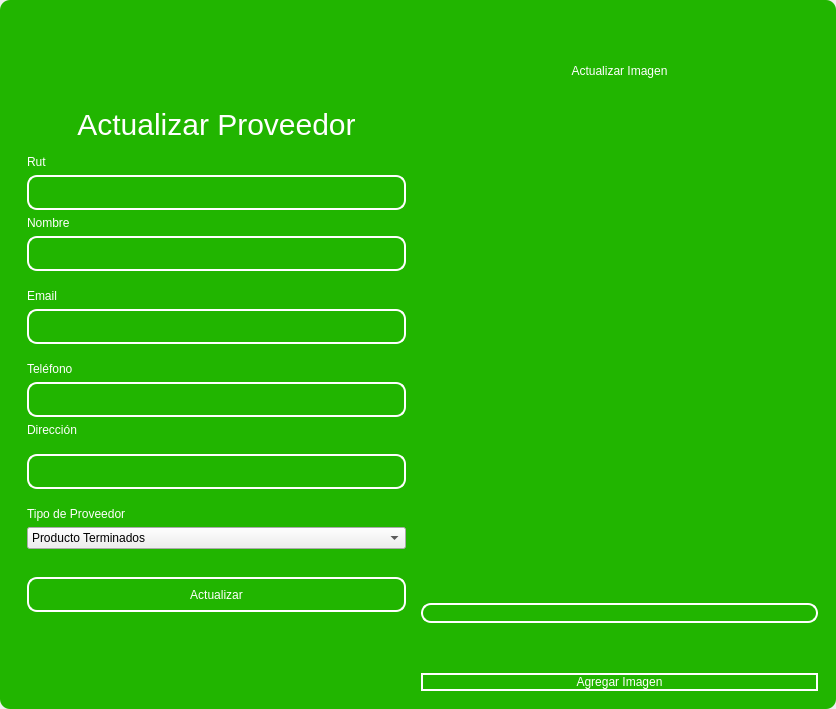
<?xml version="1.0" encoding="UTF-8"?>
<ui version="4.0">
 <class>MainWindow</class>
 <widget class="QMainWindow" name="MainWindow">
  <property name="geometry">
   <rect>
    <x>0</x>
    <y>0</y>
    <width>836</width>
    <height>709</height>
   </rect>
  </property>
  <property name="windowTitle">
   <string>MainWindow</string>
  </property>
  <property name="styleSheet">
   <string notr="true"/>
  </property>
  <widget class="QWidget" name="centralwidget">
   <property name="styleSheet">
    <string notr="true"/>
   </property>
   <layout class="QVBoxLayout" name="verticalLayout">
    <property name="spacing">
     <number>0</number>
    </property>
    <property name="leftMargin">
     <number>0</number>
    </property>
    <property name="topMargin">
     <number>0</number>
    </property>
    <property name="rightMargin">
     <number>0</number>
    </property>
    <property name="bottomMargin">
     <number>0</number>
    </property>
    <item>
     <widget class="QFrame" name="frame">
      <property name="enabled">
       <bool>true</bool>
      </property>
      <property name="styleSheet">
       <string notr="true">QFrame {
	border-radius:10px;
background-color: rgb(33, 181, 0);
 }
</string>
      </property>
      <property name="frameShape">
       <enum>QFrame::StyledPanel</enum>
      </property>
      <property name="frameShadow">
       <enum>QFrame::Raised</enum>
      </property>
      <layout class="QVBoxLayout" name="verticalLayout_2">
       <item>
        <widget class="QFrame" name="frame_superior">
         <property name="minimumSize">
          <size>
           <width>0</width>
           <height>40</height>
          </size>
         </property>
         <property name="maximumSize">
          <size>
           <width>16777215</width>
           <height>40</height>
          </size>
         </property>
         <property name="styleSheet">
          <string notr="true">QPushButton{
border-radius:18px;
}

QPushButton:hover{
	background-color: rgb(0, 0, 0);
}
</string>
         </property>
         <property name="frameShape">
          <enum>QFrame::StyledPanel</enum>
         </property>
         <property name="frameShadow">
          <enum>QFrame::Raised</enum>
         </property>
         <layout class="QHBoxLayout" name="horizontalLayout_3">
          <property name="spacing">
           <number>4</number>
          </property>
          <property name="leftMargin">
           <number>0</number>
          </property>
          <property name="topMargin">
           <number>0</number>
          </property>
          <property name="rightMargin">
           <number>0</number>
          </property>
          <property name="bottomMargin">
           <number>0</number>
          </property>
          <item>
           <widget class="QPushButton" name="btn_icon">
            <property name="text">
             <string/>
            </property>
            <property name="iconSize">
             <size>
              <width>40</width>
              <height>40</height>
             </size>
            </property>
           </widget>
          </item>
          <item>
           <spacer name="horizontalSpacer_2">
            <property name="orientation">
             <enum>Qt::Horizontal</enum>
            </property>
            <property name="sizeHint" stdset="0">
             <size>
              <width>443</width>
              <height>20</height>
             </size>
            </property>
           </spacer>
          </item>
          <item>
           <widget class="QPushButton" name="bt_minimizar">
            <property name="minimumSize">
             <size>
              <width>38</width>
              <height>38</height>
             </size>
            </property>
            <property name="maximumSize">
             <size>
              <width>38</width>
              <height>38</height>
             </size>
            </property>
            <property name="cursor">
             <cursorShape>PointingHandCursor</cursorShape>
            </property>
            <property name="text">
             <string/>
            </property>
            <property name="icon">
             <iconset>
              <normaloff>image/minus.svg</normaloff>image/minus.svg</iconset>
            </property>
            <property name="iconSize">
             <size>
              <width>38</width>
              <height>38</height>
             </size>
            </property>
           </widget>
          </item>
          <item>
           <widget class="QPushButton" name="bt_maximizar">
            <property name="minimumSize">
             <size>
              <width>38</width>
              <height>38</height>
             </size>
            </property>
            <property name="maximumSize">
             <size>
              <width>38</width>
              <height>38</height>
             </size>
            </property>
            <property name="cursor">
             <cursorShape>PointingHandCursor</cursorShape>
            </property>
            <property name="text">
             <string/>
            </property>
            <property name="icon">
             <iconset>
              <normaloff>image/chevron-up.svg</normaloff>image/chevron-up.svg</iconset>
            </property>
            <property name="iconSize">
             <size>
              <width>38</width>
              <height>38</height>
             </size>
            </property>
           </widget>
          </item>
          <item>
           <widget class="QPushButton" name="bt_restaurar">
            <property name="minimumSize">
             <size>
              <width>38</width>
              <height>38</height>
             </size>
            </property>
            <property name="maximumSize">
             <size>
              <width>38</width>
              <height>38</height>
             </size>
            </property>
            <property name="cursor">
             <cursorShape>PointingHandCursor</cursorShape>
            </property>
            <property name="text">
             <string/>
            </property>
            <property name="icon">
             <iconset>
              <normaloff>image/chevron-down.svg</normaloff>image/chevron-down.svg</iconset>
            </property>
            <property name="iconSize">
             <size>
              <width>38</width>
              <height>38</height>
             </size>
            </property>
           </widget>
          </item>
          <item>
           <widget class="QPushButton" name="bt_cerrar">
            <property name="minimumSize">
             <size>
              <width>38</width>
              <height>38</height>
             </size>
            </property>
            <property name="maximumSize">
             <size>
              <width>38</width>
              <height>38</height>
             </size>
            </property>
            <property name="cursor">
             <cursorShape>PointingHandCursor</cursorShape>
            </property>
            <property name="text">
             <string/>
            </property>
            <property name="icon">
             <iconset>
              <normaloff>image/x.svg</normaloff>image/x.svg</iconset>
            </property>
            <property name="iconSize">
             <size>
              <width>38</width>
              <height>38</height>
             </size>
            </property>
           </widget>
          </item>
         </layout>
        </widget>
       </item>
       <item>
        <widget class="QFrame" name="frame_3">
         <property name="styleSheet">
          <string notr="true">QLabel {
	color: rgb(255, 255, 254);
	font: 12pt &quot;Arial&quot;;
	background-color: rgba(0, 0, 0,0);
}

QTextEdit{
background-color: rgba(0, 0, 0,0);
border-radius:10px; 
font: 12pt &quot;Arial&quot;;
color: rgb(255, 255, 254);
border: 2px solid  rgb(255, 255, 255);

}

QTextEdit:hover{
background-color: rgba(0, 0, 0,0);
border-radius:10px; 
font: 12pt &quot;Arial&quot;;
border: 2px solid  rgb(120, 0, 171);
}

QTextEdit:focus{
background-color: rgb(0, 0, 0);
border-radius:10px; 
font: 12pt &quot;Arial&quot;;
border: 2px solid rgb(120, 0, 171);
}

QLineEdit{
background-color: rgba(0, 0, 0,0);
border-radius:10px; 
font: 12pt &quot;Arial&quot;;
color: rgb(255, 255, 254);
border: 2px solid  rgb(255, 255, 255);

}

QLineEdit:hover{
background-color: rgba(0, 0, 0,0);
border-radius:10px; 
font: 12pt &quot;Arial&quot;;
border: 2px solid  rgb(120, 0, 171);
}

QLineEdit:focus{
background-color: rgb(0, 0, 0);
border-radius:10px; 
font: 12pt &quot;Arial&quot;;
border: 2px solid rgb(120, 0, 171);
}

QCheckBox{
	font: 12pt &quot;Arial&quot;;
	color: rgb(255, 255, 255);
}

QCheckBox::indicator {
    width: 18px;
    height:18px;
}

QCheckBox::indicator:unchecked {
   background-image: url(image/square.svg);
}

QCheckBox::indicator:checked {
   background-image: url(image/check-square.svg);
}

QPushButton{
border-radius:10px; 
font: 12pt &quot;Arial&quot;;
color: rgb(255, 255, 254);
border: 2px solid #ffffff;
}

QPushButton:hover{
border-radius:10px; 
font: 12pt &quot;Arial&quot;;
color: rgb(255, 255, 255);
border: 2px solid rgb(120, 0, 171);
	background-color: rgb(120, 0, 171);
}
</string>
         </property>
         <property name="frameShape">
          <enum>QFrame::StyledPanel</enum>
         </property>
         <property name="frameShadow">
          <enum>QFrame::Raised</enum>
         </property>
         <layout class="QHBoxLayout" name="horizontalLayout_4">
          <item>
           <layout class="QVBoxLayout" name="verticalLayout_4">
            <item>
             <spacer name="verticalSpacer">
              <property name="orientation">
               <enum>Qt::Vertical</enum>
              </property>
              <property name="sizeHint" stdset="0">
               <size>
                <width>28</width>
                <height>28</height>
               </size>
              </property>
             </spacer>
            </item>
            <item>
             <widget class="QFrame" name="frame_4">
              <property name="maximumSize">
               <size>
                <width>400</width>
                <height>600</height>
               </size>
              </property>
              <property name="styleSheet">
               <string notr="true">QLabel {
	color: rgb(255, 255, 254);
	font: 12pt &quot;Arial&quot;;
	background-color: rgba(0, 0, 0,0);
}


QLineEdit{
background-color: rgba(0, 0, 0,0);
border-radius:10px; 
font: 12pt &quot;Arial&quot;;
color: rgb(255, 255, 254);
border: 2px solid  rgb(255, 255, 255);

}

QLineEdit:hover{
background-color: rgba(0, 0, 0,0);
border-radius:10px; 
font: 12pt &quot;Arial&quot;;
border: 2px solid  rgb(120, 0, 171);
}

QLineEdit:focus{
background-color: rgb(0, 0, 0);
border-radius:10px; 
font: 12pt &quot;Arial&quot;;
border: 2px solid rgb(120, 0, 171);
}

QCheckBox{
	font: 12pt &quot;Arial&quot;;
	color: rgb(255, 255, 255);
}

QCheckBox::indicator {
    width: 18px;
    height:18px;
}

QCheckBox::indicator:unchecked {
   background-image: url(image/square.svg);
}

QCheckBox::indicator:checked {
   background-image: url(image/check-square.svg);
}

QPushButton{
border-radius:10px; 
font: 12pt &quot;Arial&quot;;
color: rgb(255, 255, 254);
border: 2px solid #ffffff;
}

QPushButton:hover{
border-radius:10px; 
font: 12pt &quot;Arial&quot;;
color: rgb(255, 255, 255);
border: 2px solid rgb(120, 0, 171);
	background-color: rgb(120, 0, 171);
}
</string>
              </property>
              <property name="frameShape">
               <enum>QFrame::StyledPanel</enum>
              </property>
              <property name="frameShadow">
               <enum>QFrame::Raised</enum>
              </property>
              <layout class="QVBoxLayout" name="verticalLayout_3">
               <item>
                <spacer name="verticalSpacer_3">
                 <property name="orientation">
                  <enum>Qt::Vertical</enum>
                 </property>
                 <property name="sizeHint" stdset="0">
                  <size>
                   <width>20</width>
                   <height>40</height>
                  </size>
                 </property>
                </spacer>
               </item>
               <item>
                <widget class="QLabel" name="label_3">
                 <property name="minimumSize">
                  <size>
                   <width>100</width>
                   <height>50</height>
                  </size>
                 </property>
                 <property name="styleSheet">
                  <string notr="true">font-size: 30px</string>
                 </property>
                 <property name="text">
                  <string>Actualizar Proveedor</string>
                 </property>
                 <property name="alignment">
                  <set>Qt::AlignCenter</set>
                 </property>
                </widget>
               </item>
               <item>
                <widget class="QLabel" name="label_6">
                 <property name="text">
                  <string>Rut</string>
                 </property>
                </widget>
               </item>
               <item>
                <widget class="QLineEdit" name="ruttxt">
                 <property name="minimumSize">
                  <size>
                   <width>0</width>
                   <height>35</height>
                  </size>
                 </property>
                </widget>
               </item>
               <item>
                <widget class="QLabel" name="label_4">
                 <property name="text">
                  <string>Nombre</string>
                 </property>
                </widget>
               </item>
               <item>
                <widget class="QLineEdit" name="nametxt">
                 <property name="minimumSize">
                  <size>
                   <width>0</width>
                   <height>35</height>
                  </size>
                 </property>
                 <property name="text">
                  <string/>
                 </property>
                </widget>
               </item>
               <item>
                <spacer name="verticalSpacer_4">
                 <property name="orientation">
                  <enum>Qt::Vertical</enum>
                 </property>
                 <property name="sizeHint" stdset="0">
                  <size>
                   <width>20</width>
                   <height>40</height>
                  </size>
                 </property>
                </spacer>
               </item>
               <item>
                <widget class="QLabel" name="label_5">
                 <property name="text">
                  <string>Email</string>
                 </property>
                </widget>
               </item>
               <item>
                <widget class="QLineEdit" name="emailtxt">
                 <property name="minimumSize">
                  <size>
                   <width>0</width>
                   <height>35</height>
                  </size>
                 </property>
                 <property name="maximumSize">
                  <size>
                   <width>16777215</width>
                   <height>16777215</height>
                  </size>
                 </property>
                 <property name="echoMode">
                  <enum>QLineEdit::Normal</enum>
                 </property>
                </widget>
               </item>
               <item>
                <spacer name="verticalSpacer_5">
                 <property name="orientation">
                  <enum>Qt::Vertical</enum>
                 </property>
                 <property name="sizeHint" stdset="0">
                  <size>
                   <width>20</width>
                   <height>40</height>
                  </size>
                 </property>
                </spacer>
               </item>
               <item>
                <widget class="QLabel" name="label">
                 <property name="text">
                  <string>Teléfono</string>
                 </property>
                </widget>
               </item>
               <item>
                <widget class="QLineEdit" name="phonetxt">
                 <property name="minimumSize">
                  <size>
                   <width>0</width>
                   <height>35</height>
                  </size>
                 </property>
                </widget>
               </item>
               <item>
                <widget class="QLabel" name="label_2">
                 <property name="text">
                  <string>Dirección</string>
                 </property>
                </widget>
               </item>
               <item>
                <spacer name="verticalSpacer_6">
                 <property name="orientation">
                  <enum>Qt::Vertical</enum>
                 </property>
                 <property name="sizeHint" stdset="0">
                  <size>
                   <width>20</width>
                   <height>40</height>
                  </size>
                 </property>
                </spacer>
               </item>
               <item>
                <widget class="QLineEdit" name="addresstxt">
                 <property name="minimumSize">
                  <size>
                   <width>0</width>
                   <height>35</height>
                  </size>
                 </property>
                </widget>
               </item>
               <item>
                <spacer name="verticalSpacer_10">
                 <property name="orientation">
                  <enum>Qt::Vertical</enum>
                 </property>
                 <property name="sizeHint" stdset="0">
                  <size>
                   <width>20</width>
                   <height>40</height>
                  </size>
                 </property>
                </spacer>
               </item>
               <item>
                <widget class="QLabel" name="label_7">
                 <property name="text">
                  <string>Tipo de Proveedor</string>
                 </property>
                </widget>
               </item>
               <item>
                <widget class="QComboBox" name="typecombobox">
                 <item>
                  <property name="text">
                   <string>Producto Terminados</string>
                  </property>
                 </item>
                 <item>
                  <property name="text">
                   <string>Materias Primas</string>
                  </property>
                 </item>
                 <item>
                  <property name="text">
                   <string>Servicios</string>
                  </property>
                 </item>
                 <item>
                  <property name="text">
                   <string>Equipo Maquinaria</string>
                  </property>
                 </item>
                 <item>
                  <property name="text">
                   <string>Transporte y Lógistica</string>
                  </property>
                 </item>
                 <item>
                  <property name="text">
                   <string>Insumos Generales</string>
                  </property>
                 </item>
                </widget>
               </item>
               <item>
                <spacer name="verticalSpacer_9">
                 <property name="orientation">
                  <enum>Qt::Vertical</enum>
                 </property>
                 <property name="sizeHint" stdset="0">
                  <size>
                   <width>20</width>
                   <height>50</height>
                  </size>
                 </property>
                </spacer>
               </item>
               <item>
                <widget class="QPushButton" name="btn_update">
                 <property name="minimumSize">
                  <size>
                   <width>0</width>
                   <height>35</height>
                  </size>
                 </property>
                 <property name="cursor">
                  <cursorShape>PointingHandCursor</cursorShape>
                 </property>
                 <property name="text">
                  <string>Actualizar</string>
                 </property>
                </widget>
               </item>
               <item>
                <spacer name="verticalSpacer_7">
                 <property name="orientation">
                  <enum>Qt::Vertical</enum>
                 </property>
                 <property name="sizeHint" stdset="0">
                  <size>
                   <width>20</width>
                   <height>40</height>
                  </size>
                 </property>
                </spacer>
               </item>
               <item>
                <layout class="QHBoxLayout" name="horizontalLayout_2"/>
               </item>
               <item>
                <spacer name="verticalSpacer_8">
                 <property name="orientation">
                  <enum>Qt::Vertical</enum>
                 </property>
                 <property name="sizeHint" stdset="0">
                  <size>
                   <width>20</width>
                   <height>40</height>
                  </size>
                 </property>
                </spacer>
               </item>
               <item>
                <layout class="QHBoxLayout" name="horizontalLayout">
                 <item>
                  <spacer name="horizontalSpacer">
                   <property name="orientation">
                    <enum>Qt::Horizontal</enum>
                   </property>
                   <property name="sizeHint" stdset="0">
                    <size>
                     <width>40</width>
                     <height>20</height>
                    </size>
                   </property>
                  </spacer>
                 </item>
                </layout>
               </item>
              </layout>
             </widget>
            </item>
            <item>
             <spacer name="verticalSpacer_2">
              <property name="orientation">
               <enum>Qt::Vertical</enum>
              </property>
              <property name="sizeHint" stdset="0">
               <size>
                <width>20</width>
                <height>40</height>
               </size>
              </property>
             </spacer>
            </item>
           </layout>
          </item>
          <item>
           <layout class="QVBoxLayout" name="verticalLayout_5">
            <property name="spacing">
             <number>50</number>
            </property>
            <property name="rightMargin">
             <number>0</number>
            </property>
            <property name="bottomMargin">
             <number>0</number>
            </property>
            <item>
             <widget class="QLabel" name="label_8">
              <property name="styleSheet">
               <string notr="true">color: rgb(255, 255, 255);
font: 30pt &quot;MS Shell Dlg 2&quot;;</string>
              </property>
              <property name="text">
               <string>Actualizar Imagen</string>
              </property>
              <property name="alignment">
               <set>Qt::AlignCenter</set>
              </property>
             </widget>
            </item>
            <item>
             <layout class="QHBoxLayout" name="horizontalLayout_6">
              <property name="spacing">
               <number>6</number>
              </property>
              <item>
               <spacer name="verticalSpacer_11">
                <property name="orientation">
                 <enum>Qt::Vertical</enum>
                </property>
                <property name="sizeHint" stdset="0">
                 <size>
                  <width>20</width>
                  <height>40</height>
                 </size>
                </property>
               </spacer>
              </item>
              <item>
               <widget class="QLabel" name="image_label">
                <property name="text">
                 <string/>
                </property>
               </widget>
              </item>
              <item>
               <spacer name="verticalSpacer_12">
                <property name="orientation">
                 <enum>Qt::Vertical</enum>
                </property>
                <property name="sizeHint" stdset="0">
                 <size>
                  <width>20</width>
                  <height>40</height>
                 </size>
                </property>
               </spacer>
              </item>
             </layout>
            </item>
            <item>
             <widget class="QLineEdit" name="imagetxt">
              <property name="enabled">
               <bool>false</bool>
              </property>
             </widget>
            </item>
            <item>
             <widget class="QPushButton" name="btn_add_image">
              <property name="cursor">
               <cursorShape>PointingHandCursor</cursorShape>
              </property>
              <property name="text">
               <string>Agregar Imagen</string>
              </property>
             </widget>
            </item>
           </layout>
          </item>
         </layout>
        </widget>
       </item>
      </layout>
     </widget>
    </item>
   </layout>
  </widget>
 </widget>
 <resources/>
 <connections/>
</ui>
